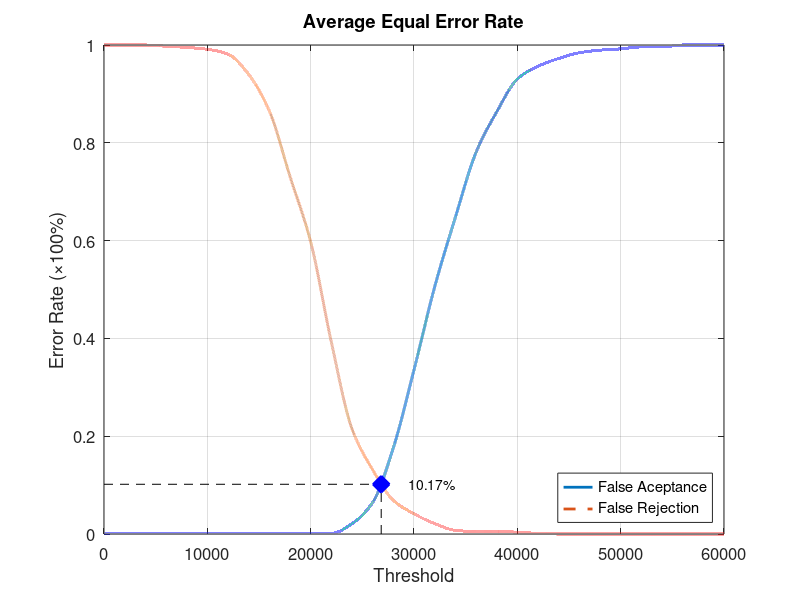
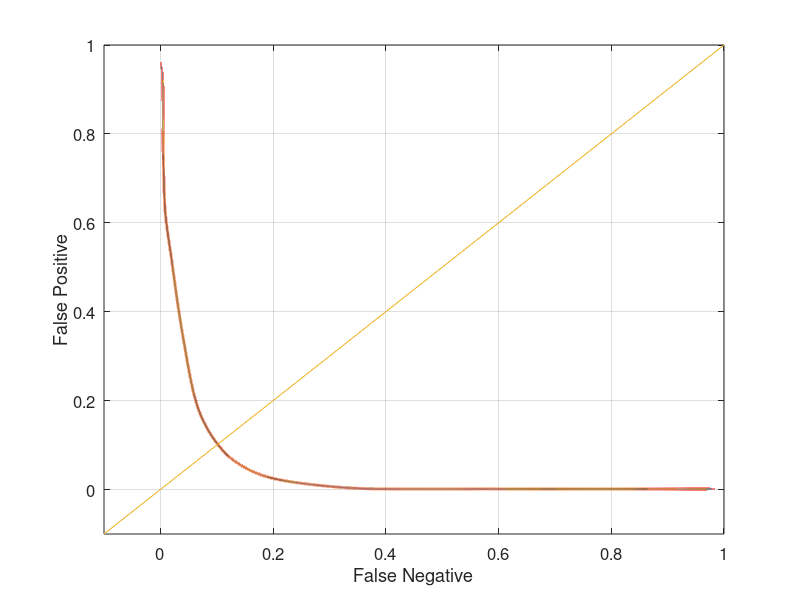

These figures' MATLAB source, in order:
function yEER = Experiment1Average
close all;
clear;
clc;
x = 0:2000:60000;
xq = 0:0.5:60000;

y0 = [0 0.00131579 0.00131579 0.00131579 0.00131579 0.00131579 0.00131579 0.00131579 0.00131579 0.00131579 0.00131579 0.00131579 0.0210526 0.0644737 0.176316 0.335526 0.505263 0.647368 0.780263 0.863158 0.930263 0.956579 0.972368 0.984211 0.989474 0.992105 0.996053 0.996053 1 1 1];
yy0 = interp1(x, y0, xq, 'pchip');
y1 = [1 1 1 0.9975 0.995 0.99125 0.98125 0.94 0.865 0.73125 0.5975 0.3925 0.215 0.13125 0.06875 0.04125 0.02125 0.0075 0.005 0.005 0.00375 0.00125 0 0 0 0 0 0 0 0 0];
yy1 = interp1(x, y1, xq, 'pchip');

% Calculating EER: 
y2 = abs(y0 - y1);
find(y2 == min(y2))
yy2 = abs(yy0 - yy1);
xEER = find(yy2 == min(yy2));
xEERIndex = xq(xEER) % X-axis EER
yEER = yy0(xEER) % Y-axis EER

main = figure
plot(xq, yy0,'-','LineWidth', 2);	hold on
plot(xq, yy1,'--','LineWidth', 2);	hold on
plot([xEERIndex xEERIndex], [0 yEER], 'k--');	hold on
plot([0 xEERIndex], [yEER yEER], 'k--');	hold on
plot(xEERIndex, yEER, 'bx', 'LineWidth', 10);	hold on
text(xEERIndex + 10 * xEERIndex / 100, yEER, [num2str(round((10000 * yEER)) / 100) '%'])
legend('False Aceptance', 'False Rejection', 'Location', 'SouthEast')
xlabel('Threshold')
ylabel('Error Rate (\times100%)')
title('Average Equal Error Rate')
set(gca, 'FontSize', 12)
axis([0 60000 0 1])
grid on

print(main, 'Experiment1AverageMain', '-dpng');
FNRxFPR = figure('Color', [1 1 1]);
plot(yy1, yy0, '-', yy1, yy0, 'LineWidth', 2);
hold on
y = -0.1:0.1:1
plot(y, y); 
set(gca, 'FontSize', 12)
xlabel('False Negative')
ylabel('False Positive')
axis([-0.1 1 -0.1 1])
set(gca, 'FontSize', 12)
grid on

print(FNRxFPR, 'Experiment1AverageFNRxFPR','-dpng');
end
